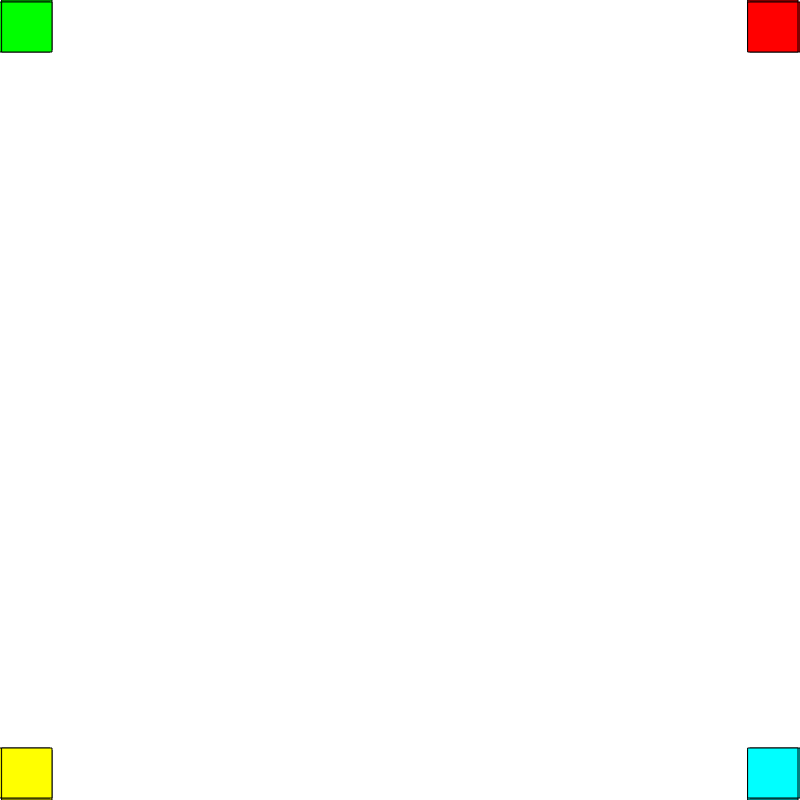
Frame 1 (no input)
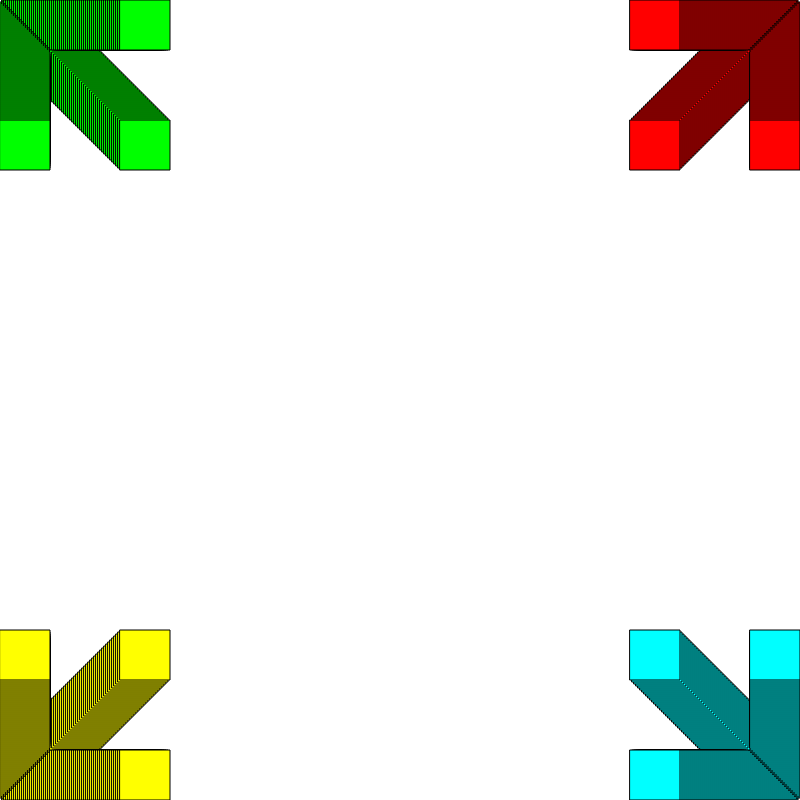
Frame 60 (no input)
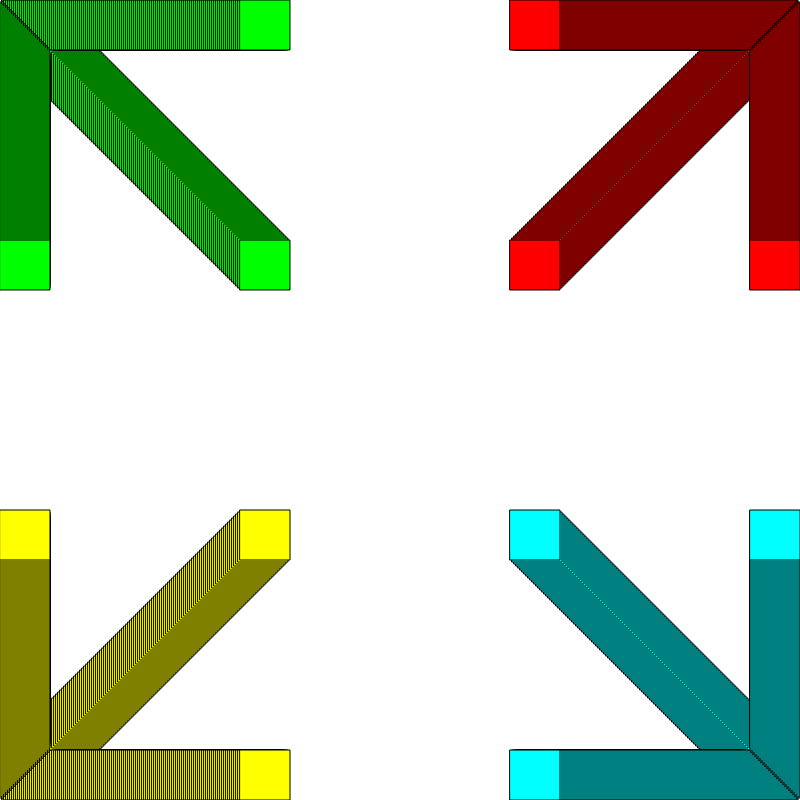
Frame 120 (the mouse pressed at the canvas centre since frame 60)

The p5.js sketch that drew these frames (run headless with seeded random() and noise() and a simulated clock; from frame 60 on, the mouse is pressed at the canvas centre):

// p5.js sketch
// ── sketch.js
var offset=0
function setup() {
  createCanvas(800, 800);
}

function draw() {
fill (0,255,0)
offset = 2 + offset
rect ( 0+offset,0,50)
if (offset > 800){offset = 3} 
rect (0,0 + offset,50)
rect (0 +offset, 0 + offset,50)
fill ('yellow')
rect (0+ offset,750,50)
rect (0,750-offset,50)
rect (0+offset ,750-offset ,50)
fill(255,0,0,)
rect (750-offset,0,50)  
rect (750,0+offset,50)
rect (750-offset,0+offset,50)
fill (0,255,255)
rect (750-offset,750,50)
rect (750,750-offset,50)
rect (750-offset,750-offset,50)
}
